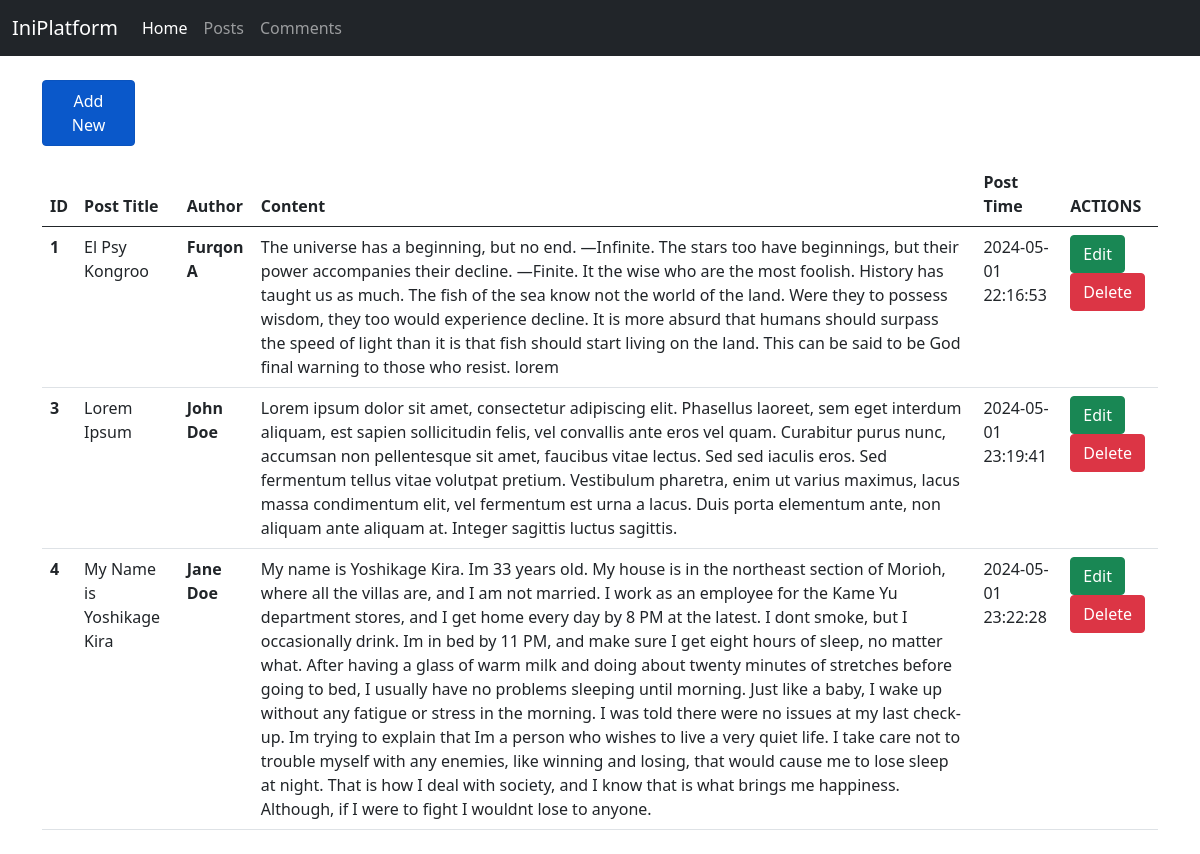
/Program/posts.php, run on the app's committed database.
### tables this page shows
CREATE TABLE `posts` (
  `id_post` int(11) NOT NULL,
  `title` varchar(255) NOT NULL,
  `id_member` int(11) NOT NULL,
  `post_content` text NOT NULL,
  `post_time` datetime NOT NULL DEFAULT current_timestamp()
);

CREATE TABLE `members` (
  `id_member` int(11) NOT NULL,
  `name` varchar(128) NOT NULL,
  `email` varchar(128) NOT NULL,
  `phone` varchar(16) NOT NULL,
  `join_date` date NOT NULL DEFAULT curdate()
);

### Program/controllers/Posts.controller.php (called while the page is built, shortened)
<?php
include('views/Posts.view.php');
class PostsController
{
    private $posts, $members;
    function __construct()
    {
        $this->posts = new Posts(Conf::$db_host, Conf::$db_user, Conf::$db_pass, Conf::$db_name);
    }
    public function index()
    {
        $this->posts->open();
        $this->posts->getPosts();
        $data = array();
        while ($row = $this->posts->getResult()) {
            array_push($data, $row);
        }
        $view = new postsView();
        $view->renderIndex($data);
    }
}

### Program/posts.php (called while the page is built, shortened)
<?php
include_once("models/DB.class.php");
include_once("controllers/Posts.controller.php");
$posts = new PostsController();
$posts->index();

### Program/models/DB.class.php (called while the page is built, shortened)
<?php
class DB
{
    var $db_host = "";
    var $db_user = "";
    var $db_pass = "";
    var $db_name = "";
    var $db_link = "";
    function __construct($db_host, $db_user, $db_pass, $db_name)
    {
        $this->db_host = $db_host;
        $this->db_user = $db_user;
        $this->db_pass = $db_pass;
        $this->db_name = $db_name;
    }
    function open()
    {
        $this->db_link = mysqli_connect($this->db_host, $this->db_user, $this->db_pass, $this->db_name);
    }
    function execute($query)
    {
        $this->result = mysqli_query($this->db_link, $query);
        return $this->result;
    }
}
?>

### Program/models/Posts.class.php (called while the page is built, shortened)
<?php
class Posts extends DB
{
    function getPosts()
    {
        $query = "SELECT * FROM posts
        INNER JOIN members
        ON posts.id_member = members.id_member
        ORDER BY posts.id_post
        ";
        return $this->execute($query);
    }
}

### Program/views/Posts.view.php (the view, shortened to what this page needs)
<?php
class PostsView
{
    public function renderIndex($data)
    {
        $dataTableHeader = "
        <th>ID</th>
        <th>Post Title</th>
        <th>Author</th>
        <th>Content</th>
        <th>Post Time</th>
        <th>ACTIONS</th>
        ";
        $dataPosts = null;
        foreach ($data as $row) {
            $dataPosts .= "<tr>
        <th>$row[id_post]</th>
        <td>$row[title]</td>
        <th>$row[name]</th>
        <td>$row[post_content]</td>
        <td>$row[post_time]</td>
        <td>
                  <a class='btn btn-success' href='editPosts.php?id_edit=$row[id_post]'>Edit</a>
                  <a class='btn btn-danger' href='deletePosts.php?id_delete=$row[id_post]'>Delete</a>
                </td>
      </tr>";
        }
    }
}

### data on the page
posts: id_post "1", title "El Psy Kongroo", id_member.name "Furqon A", post_content "The universe has a beginning, but no end. —Infinite. The stars too have beginnings, but their power accompanies their decline. —Finite. It the wise who are the most foolish. History has taught us as much. The fish of the sea know not the world of the land. Were they to possess wisdom, they too would experience decline. It is more absurd that humans should surpass the speed of light than it is that fish should start living on the land. This can be said to be God final warning to those who resist. lorem", post_time "2024-05-01 22:16:53"
posts: id_post "3", title "Lorem Ipsum", id_member.name "John Doe", post_content "Lorem ipsum dolor sit amet, consectetur adipiscing elit. Phasellus laoreet, sem eget interdum aliquam, est sapien sollicitudin felis, vel convallis ante eros vel quam. Curabitur purus nunc, accumsan non pellentesque sit amet, faucibus vitae lectus. Sed sed iaculis eros. Sed fermentum tellus vitae volutpat pretium. Vestibulum pharetra, enim ut varius maximus, lacus massa condimentum elit, vel fermentum est urna a lacus. Duis porta elementum ante, non aliquam ante aliquam at. Integer sagittis luctus sagittis.", post_time "2024-05-01 23:19:41"
posts: id_post "4", title "My Name is Yoshikage Kira", id_member.name "Jane Doe", post_content "My name is Yoshikage Kira. Im 33 years old. My house is in the northeast section of Morioh, where all the villas are, and I am not married. I work as an employee for the Kame Yu department stores, and I get home every day by 8 PM at the latest. I dont smoke, but I occasionally drink. Im in bed by 11 PM, and make sure I get eight hours of sleep, no matter what. After having a glass of warm milk and doing about twenty minutes of stretches before going to bed, I usually have no problems sleeping until morning. Just like a baby, I wake up without any fatigue or stress in the morning. I was told there were no issues at my last check-up. Im trying to explain that Im a person who wishes to live a…", post_time "2024-05-01 23:22:28"

### other printed values
$this->content "IniPlatform Home Posts Comments Add New"
